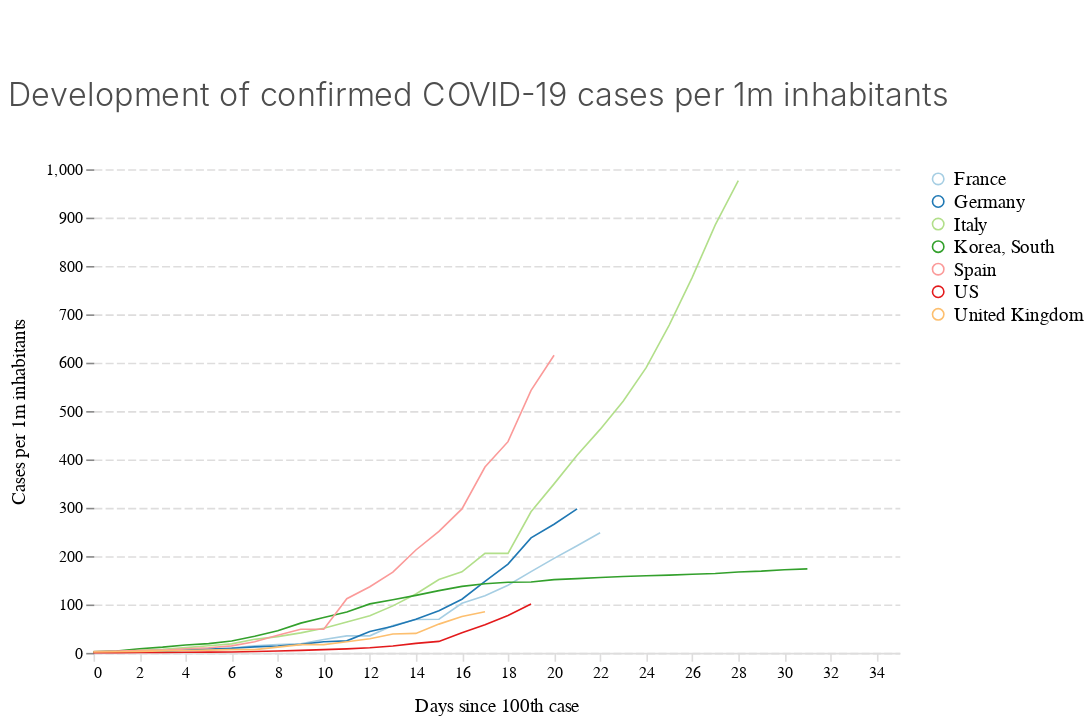

Notebook code cell kept with this figure:
### Code cell
chart_cases_per_1m

### Figure 1 — Vega-Lite specification as saved in the notebook (floating-point values rounded to 4 significant figures; data arrays with more than 128 entries replaced by an {"elided": "..."} marker saying what was removed)
{"$schema": "https://vega.github.io/schema/vega-lite/v3.4.0.json", "config": {"area": {"fill": "#1696d2"}, "axisX": {"domain": true, "domainColor": "#DEDDDD", "domainDashOffset": 10, "domainWidth": 1, "grid": false, "labelAngle": 0, "labelFont": "Avenir", "labelFontSize": 10, "tickColor": "#DEDDDD", "titleFont": "Avenir", "titleFontSize": 12, "titleFontWeight": 400, "titlePadding": 10}, "axisY": {"domain": false, "domainDashOffset": 10, "grid": true, "gridColor": "#DEDDDD", "gridDash": [5, 2], "gridWidth": 1, "labelAngle": 0, "labelFont": "Avenir", "labelFontSize": 10, "titleFont": "Avenir", "titleFontSize": 12, "titleFontWeight": 400, "titlePadding": 10}, "bar": {"fill": "#1696d2", "strokeWidth": 0}, "guide-title": {"color": "Monospace", "font": "Avenir", "fontSize": 15}, "header": {"titleFontSize": 12, "titleFontWeight": 400}, "legend": {"labelFont": "Avenir", "labelFontSize": 12, "symbolSize": 50, "symbolType": "circle", "title": "", "titleFont": "Avenir", "titleFontSize": 12}, "line": {"color": "#1696d2", "stroke": "#1696d2", "strokeWidth": 1}, "path": {"stroke": "#1696d2"}, "point": {"filled": true}, "range": {"category": ["#a6cee3", "#1f78b4", "#b2df8a", "#33a02c", "#fb9a99", "#e31a1c", "#fdbf6f", "#ff7f00"], "diverging": ["#cfe8f3", "#a2d4ec", "#73bfe2", "#46abdb", "#1696d2", "#12719e"]}, "text": {"align": "right", "color": "#1696d2", "font": "Avenir", "fontSize": 12, "fontWeight": 400, "size": 11}, "title": {"anchor": "start", "color": "#4d4d4d", "font": "Avenir", "fontSize": 20, "fontWeight": 300, "lineHeight": 100, "offset": 30}, "trail": {"color": "#1696d2", "stroke": "#1696d2"}, "view": {"strokeWidth": 0}}, "data": {"name": "data-99f7a619014b5edf57c211613f2a8903"}, "datasets": {"data-99f7a619014b5edf57c211613f2a8903": {"elided": "165 records"}}, "encoding": {"color": {"field": "country", "type": "nominal"}, "x": {"field": "days_since100", "title": "Days since 100th case", "type": "quantitative"}, "y": {"field": "cases_per1m", "title": "Cases per 1m inhabitants", "type": "quantitative"}}, "height": 300, "mark": "line", "padding": {"bottom": 5, "left": 5, "right": 5, "top": 50}, "title": "Development of confirmed COVID-19 cases per 1m inhabitants", "width": 500}
